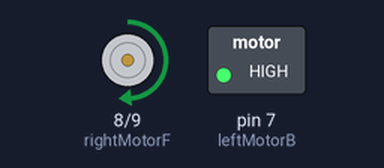
The sketch below on a simulated Arduino Uno, built for the host (arithmetic inside an expression is 32-bit, double 64-bit). Parts: motor-driver pin pairs drawn as motors (green arrow = first pin HIGH = forward, orange = second pin HIGH = backward, longer = more drive, scaled by the enable pin), switched loads named in the sketch (green lamp = pin HIGH).

Above: at 0.1 s.
Timing chart, 0 to 1.6 s (numbered marks = the images above):
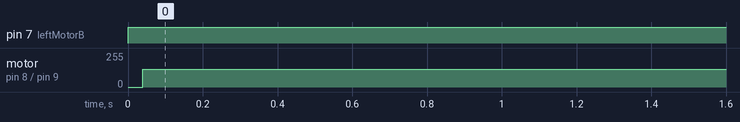

Measured:
- by itself, pin 7 (leftMotorB): LOW → HIGH at 0.00 s
- by itself, motor on pin 8 (rightMotorF) / pin 9 (rightMotorB): stopped → forward 133/255 at 0.04 s

The sketch:

pwmmotortesting.ino
```cpp
#define rightMotorF 8
#define rightMotorB 9
#define rightMotorPWM 3
#define leftMotorF 8
#define leftMotorB 7
#define leftMotorPWM 9
//#define stby 6

void setup() {
  // put your setup code here, to run once:
  pinMode(10, INPUT);
  pinMode(11, INPUT);
  pinMode(rightMotorF, OUTPUT);
  pinMode(rightMotorB, OUTPUT);
  pinMode(rightMotorPWM, OUTPUT);
  pinMode(leftMotorF, OUTPUT);
  pinMode(leftMotorB, OUTPUT);
  pinMode(leftMotorPWM, OUTPUT);
  //pinMode(stby,OUTPUT);

}

void loop() {
  // put your main code here, to run repeatedly:
analogWrite(leftMotorPWM,135);
analogWrite(rightMotorPWM,135);
  digitalWrite(leftMotorB,HIGH);
digitalWrite(leftMotorF,LOW);
digitalWrite(rightMotorB,LOW);
digitalWrite(rightMotorF,HIGH);
 //digitalWrite(stby,HIGH);

}
```
